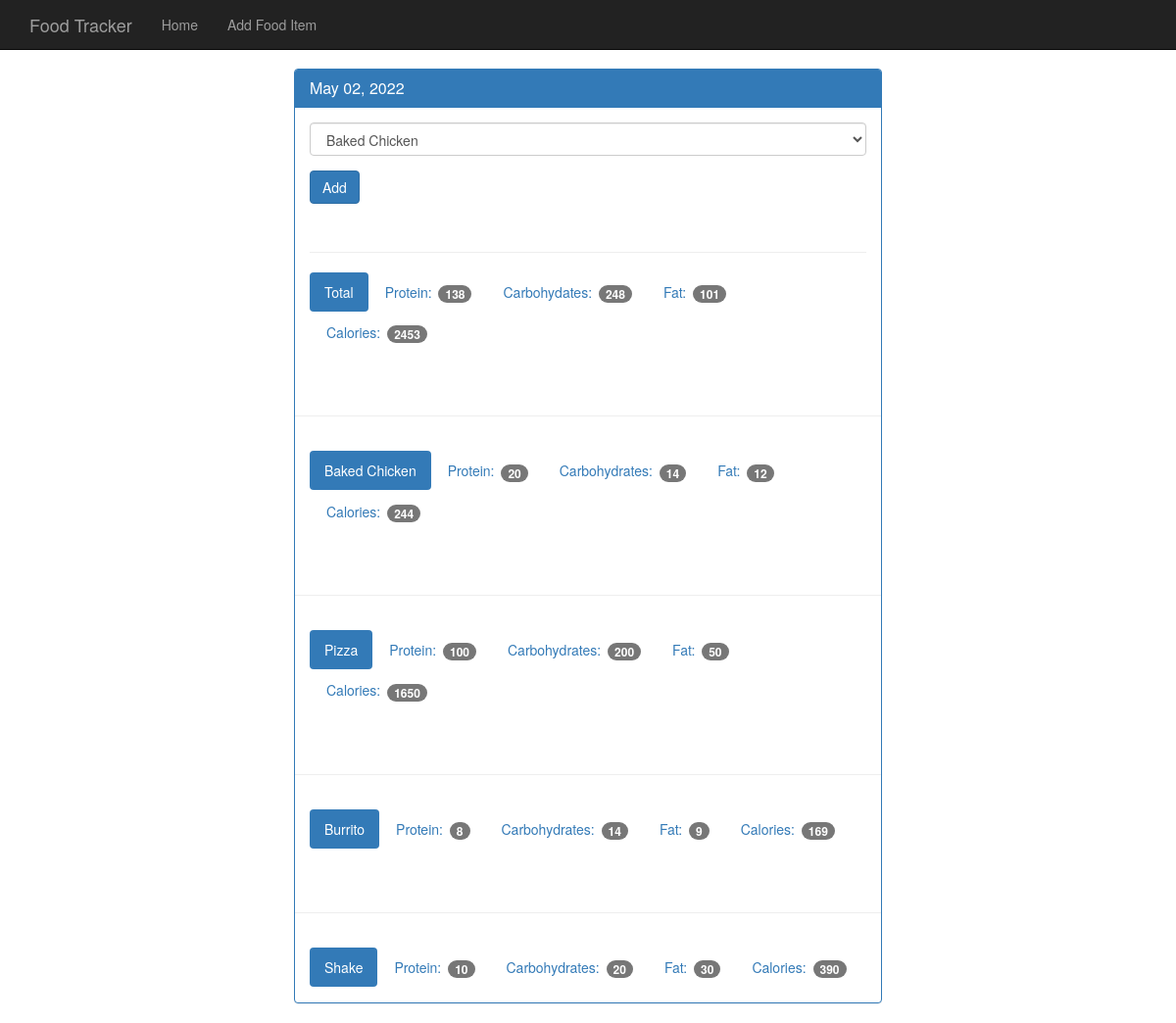
Screenshot of /view/20220502 with the database file from the repository.
### tables this page shows
CREATE TABLE food (
    id INTEGER PRIMARY KEY autoincrement,
    name text not null,
    protein integer not null,
    carbohydrates integer not null,
    fat integer not null,
    calories integer not null
);

### app.py (the view, shortened to what this page needs)
@app.route('/view/<date>', methods=['GET', 'POST'])  # date will be in form of yyyymmdd
def view(date):
    db = get_db()
    cur = db.execute('SELECT id, entry_date from log_date where entry_date = ?', [date])
    date_result = cur.fetchone()
    d = datetime.strptime(str(date_result['entry_date']), '%Y%m%d')
    pretty_date = datetime.strftime(d, '%B %d, %Y')
    food_cur = db.execute('SELECT id, name FROM food')
    food_names = food_cur.fetchall()
    log_cur = db.execute("SELECT log_date.entry_date, food.name, food.protein, "
                         "food.carbohydrates, food.fat, food.calories "
                         "FROM food_date JOIN food ON food.id=food_date.food_id "
                         "JOIN log_date ON log_date.id = food_date.log_date_id "
                         "WHERE log_date.entry_date = ?", [date])
    log_results = log_cur.fetchall()
    totals = {'protein': 0,
              'carbohydrates': 0,
              'fat': 0,
              'calories': 0
              }
    for item in log_results:
        totals['protein'] += item['protein']
        totals['carbohydrates'] += item['carbohydrates']
        totals['fat'] += item['fat']
        totals['calories'] += item['calories']
    print(totals)
    return render_template('day.html', date=pretty_date, food_names=food_names,
                           totals=totals, log_items=log_results, this_date=date,
                           page_name='View Date')

### database.py (called while the page is built)
def connect_db():
    sql = sqlite3.connect('food_log.db')
    sql.row_factory = sqlite3.Row
    return sql

def get_db():
    if not hasattr(g, 'sqlite3'):
        g.sqlite_db = connect_db()
    return g.sqlite_db

### templates/day.html
{% extends 'base.html' %}
{% block body %}
    <nav class="navbar navbar-inverse navbar-fixed-top">
      <div class="container">
        <div class="navbar-header">
          <a class="navbar-brand" href="/">Food Tracker</a>
        </div>
        <div id="navbar" class="navbar-collapse collapse">
          <ul class="nav navbar-nav">
            <li><a href="{{ url_for('index')}}">Home</a></li>
            <li><a href="{{ url_for('food')}}">Add Food Item</a></li>
          </ul>
        </div>
      </div>
    </nav>
    <div class="container theme-showcase col-sm-6 col-sm-offset-3" role="main">
      <div class="row">
        <div>
          <div class="panel panel-primary">
            <div class="panel-heading">
              <h3 class="panel-title">{{ date }}</h3>
            </div>
            <div class="panel-body">
              <form method="POST" action="{{ url_for('view', date=this_date) }}">
                <div class="form-group">
                  <select class="form-control" name="food-select">
                    {% for food in food_names %}
                    <option value={{food.id}}>{{food.name}}</option>
                    {% endfor %}
                  </select>
                </div>
                <button type="submit" class="btn btn-primary">Add</button>
              </form>
              <div class="page-header"></div>
              <ul class="nav nav-pills" role="tablist">
                <li class="active"><a>Total</a></li>
                <li><a>Protein: <span class="badge">{{totals.protein}}</span></a></li>
                <li><a>Carbohydates: <span class="badge">{{totals.carbohydrates}}</span></a></li>
                <li><a>Fat: <span class="badge">{{totals.fat}}</span></a></li>
                <li><a>Calories: <span class="badge">{{totals.calories}}</span></a></li>
              </ul>
            </div>
            {% for item in log_items %}
            <div class="page-header"></div>
            <div class="panel-body">
              <ul class="nav nav-pills" role="tablist">
                <li class="active"><a>{{item.name}}</a></li>
                <li><a>Protein: <span class="badge">{{item.protein}}</span></a></li>
                <li><a>Carbohydrates: <span class="badge">{{item.carbohydrates}}</span></a></li>
                <li><a>Fat: <span class="badge">{{item.fat}}</span></a></li>
                <li><a>Calories: <span class="badge">{{item.calories}}</span></a></li>
              </ul>
            </div>
            {% endfor %}
          </div>
        </div>
      </div>
    </div>
{% endblock %}

### static/theme.css (style rules this page uses)
body { padding-top: 70px; padding-bottom: 30px; }

### rows the page displays
food: name "Baked Chicken", protein "20", carbohydrates "14", fat "12", calories "244"
food: name "Pizza", protein "100", carbohydrates "200", fat "50", calories "1650"
food: name "Burrito", protein "8", carbohydrates "14", fat "9", calories "169"
food: name "Shake", protein "10", carbohydrates "20", fat "30", calories "390"

### other values shown
{{ date }} "May 02, 2022"
{{ totals.protein }} "138"
{{ totals.carbohydrates }} "248"
{{ totals.fat }} "101"
{{ totals.calories }} "2453"
form field food-select "Baked Chicken"
